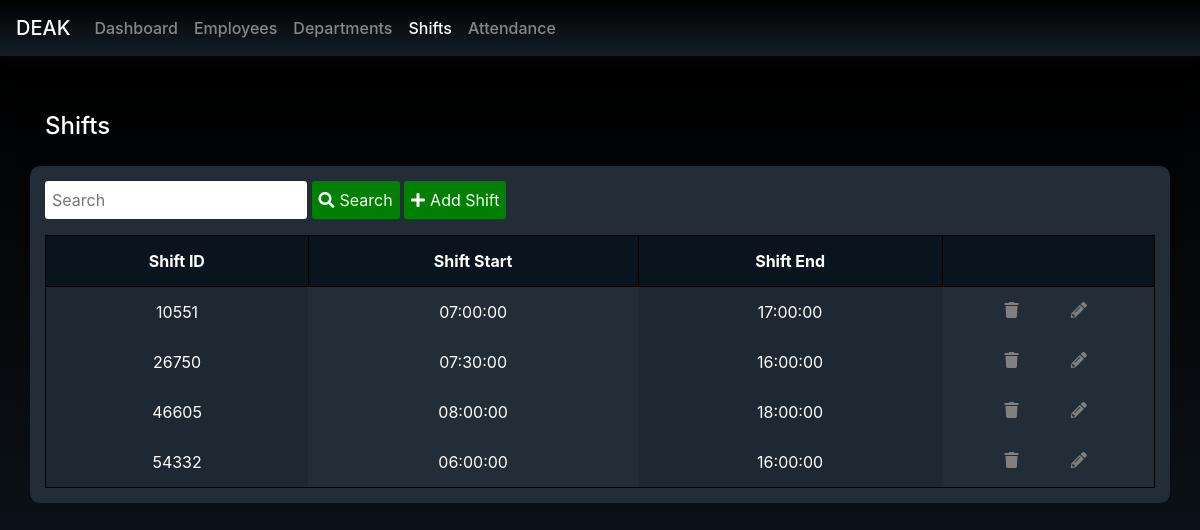
Screenshot of /shifts.php with the database file from the repository.
### tables this page shows
CREATE TABLE `shift` (
  `shift_id` int(11) NOT NULL,
  `shift_start` time NOT NULL,
  `shift_end` time NOT NULL
);

### shifts.php (the view, shortened to what this page needs)
<?php
	if(isset($_POST['search'])){
		$s = $_POST['valueToSearch'];
		$query = "SELECT * FROM shift WHERE shift_id LIKE '%$s%' OR shift_start LIKE '%$s%' OR shift_end LIKE '%$s%'";
		$search_result = filterTable($query);
	}
	else{
		$query = "SELECT * FROM shift ORDER BY shift_id ASC";
		$search_result = filterTable($query);
	}
	function filterTable($query){
		include 'database.php';
		$filter_Result = mysqli_query($conn, $query);
		return $filter_Result;
	}
?>
<head>
	<link rel="stylesheet" type="text/css" href="https://stackpath.bootstrapcdn.com/bootstrap/4.3.1/css/bootstrap.min.css">
	<link rel="stylesheet" href="https://cdnjs.cloudflare.com/ajax/libs/font-awesome/5.15.3/css/all.min.css" />
	<link rel="stylesheet" type="text/css" href="styles.css">
</head>
<body>
	<nav class="navbar navbar-expand-lg navbar-dark bg-dark">
		<a class="navbar-brand" href="dashboard.php">DEAK</a>
		<div class="collapse navbar-collapse" id="navbarNav">
			<ul class="navbar-nav">
				<li class="nav-item">
					<a class="nav-link" href="dashboard.php">Dashboard</a>
				</li>
				<li class="nav-item">
					<a class="nav-link" href="employees.php">Employees</a>
				</li>
				<li class="nav-item">
					<a class="nav-link" href="departments.php">Departments</a>
				</li>
				<li class="nav-item active">
					<a class="nav-link" href="shifts.php">Shifts</a>
				</li>
				<li class="nav-item">
					<a class="nav-link" href="attendance.php">Attendance</a>
				</li>
			</ul>
		</div>
	</nav>
    <main class="container-fluid py-3">
		<div class="row">
			<div class="col-md-12">
                <div class="employeesMain">
                    <h4>Shifts</h4>
                    <div class="employeesTable">
                        <form method="post">
                            <input name="valueToSearch" placeholder="Search">
                            <button name="search"><i class="fas fa-search"></i>Search</button>
                            <button name="goToAddShift"><i class="fas fa-plus"></i>Add Shift</button>
                        </form>
                        <table>
                            <thead>
                            <tr>
                                <th>Shift ID</th>
                                <th>Shift Start</th>
                                <th>Shift End</th>
								<th></th>
                            </tr>
                            </thead>
                            <tbody>
                                <?php while ($row = mysqli_fetch_array($search_result)): ?>
                                <tr>
                                    <td><?php echo $row['shift_id']?></td>
                                    <td><?php echo $row['shift_start']?></td>
                                    <td><?php echo $row['shift_end']?></td>
									<td class="operationsTd">
                                        <a href="delete.php?shift_id=<?php echo $row["shift_id"]?>"><i class="fas fa-trash"></i></a>
										<a href="editShift.php?shift_id=<?php echo $row["shift_id"]?>"><i class="fas fa-pencil-alt"></i></a>
									</td>
                                </tr>
                                <?php endwhile;?>
                            </tbody>
                        </table>
                    </div>
                </div>
			</div>
		</div>
	</main>
</body>

### styles.css (style rules this page uses)
nav { background-image: linear-gradient(to bottom, black, rgb(20,30,40)); box-shadow: 1px 1px 20px rgb(10,10,10); position: relative; font-weight: 500; }
main { background-image: linear-gradient(to bottom, black, rgb(20,30,40)); }
.employeesMain h4 { color: white; margin: 25px 15px; }
.employeesMain, .deptMain { background-image: linear-gradient(to bottom, black, rgb(20,30,40)); height: 800px; padding: 15px; }
.employeesTable, .deptTable { padding: 15px; background-color: rgb(35,45,55); border-radius: 10px; max-height: 700px; overflow: auto; }
table { color: white; border: solid 1px black; width: 100%; }
th,tr,td { padding: 15px; text-align: center; }
th { background-color: rgb(10,20,30); border: solid 1px black; }
td { background-color: rgb(30,40,50); }
td:nth-child(even) { background-color: rgb(35,45,55); }
input { padding: 7px; border-radius: 3px; border: none; }
button { padding: 7px; background-color: green; color: white; border: none; border-radius: 3px; transition: opacity 0.25s; }
i { margin: 0 5px 0 0; }
.operationsTd { display: flex; justify-content: space-evenly; }
td a { color: gray; }

### rows the page displays
shift: shift_id "10551", shift_start "07:00:00", shift_end "17:00:00"
shift: shift_id "26750", shift_start "07:30:00", shift_end "16:00:00"
shift: shift_id "46605", shift_start "08:00:00", shift_end "18:00:00"
shift: shift_id "54332", shift_start "06:00:00", shift_end "16:00:00"
